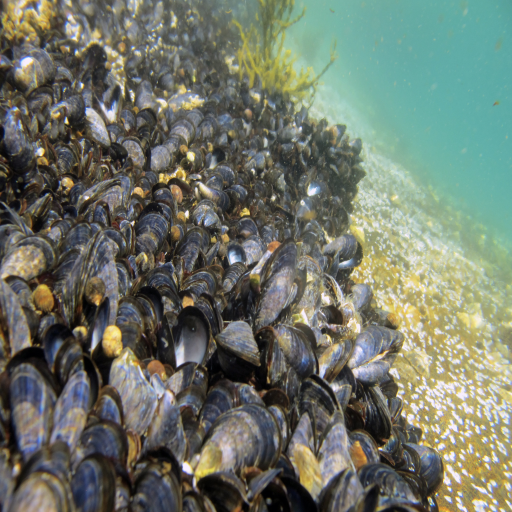
#> input picture Mytilus_original/11.png, 1024 x 1024 px, given as the content of the folder ./MytilusEtalons, which was not available (shown at 1/2 size)
$ jupyter execute hw2.ipynb   (text cells are left out)
#> lines starting #> are read from the running program, lines starting #| are printed output that depends on the picture; after the words box and inside, x2 and y2 are one past the last pixel; in counts of white or black regions, pixels touching at a corner belong together; long printed decimals are rounded; pictures that were not available may be replaced by others from this repository, and a replacement may not be noted
[cell 1]
import os
from PIL import Image
import cv2
import numpy as np
import matplotlib.pyplot as plt

class1FolderName = './Mytilus_original'
class2FolderName = './Zostera_original'

[cell 2]
# make the output images larger
plt.rcParams['figure.dpi'] = 120
plt.rcParams['savefig.dpi'] = 300

[cell 3]
def getFolderNameAndEtalonFolderName(classFolderName, print_it=False):
    folderName = classFolderName[:-9]
    etalonFolderName = folderName + 'Etalons'
    if print_it:
        print('Folder name:', folderName, '\r\nEtalon folder name:', etalonFolderName)
    return folderName, etalonFolderName

[cell 4]
def transformImagesInDirectory(folderName):
    list_of_files = os.listdir(folderName)
    targetFolderName = folderName[:-9]
    for idx, file in enumerate(list_of_files):
        image_file_name = os.path.join(folderName, file)
        img = Image.open(image_file_name)  # .convert("L")
        img = img.resize((1024, 1024))
        if not os.path.exists(targetFolderName):
            os.mkdir(targetFolderName)
        img.save(targetFolderName + '/' + str(idx) + ".png")
        # os.remove(image_file_name)

[cell 5]
def task1():
    transformImagesInDirectory(class1FolderName)
    transformImagesInDirectory(class2FolderName)
# task1()

[cell 6]
def match_image(img, template):
    w, h = template.shape[::-1]
    match_method = cv2.TM_CCOEFF_NORMED
    res = cv2.matchTemplate(img, template, match_method)
    _, maxval, _, maxloc = cv2.minMaxLoc(res)
    btm_right = (maxloc[0] + w, maxloc[1] + h)
    cv2.rectangle(img, maxloc, btm_right, 255, 2)
    return maxval

[cell 7]
def matchEtalonToEachImage(etalons, images):
    # matching_results = []
    matching_results_by_etalon = []
    for etalon_name in os.listdir(etalons):
        etalon_path = etalons + "/" + etalon_name
        # print("etalon:", etalon_path)
        img_template = cv2.imread(etalon_path, 0)
        matching_results = []
        for image_name in os.listdir(images):
            img_path = images + "/" + image_name
            # print("\t img", img_path)
            img = cv2.imread(img_path, 0)
            match_res = match_image(img, img_template)
            matching_results.append(match_res)
        matching_results_by_etalon.append(matching_results)

    averages = []

    for val in matching_results_by_etalon:
        averages.append(np.average(val))
    print("Precision:", np.average(averages) * 100)
    return averages

[cell 8]
def task2(classFolderName):
    folderName, etalonFolderName = getFolderNameAndEtalonFolderName(classFolderName)
    precisionForEachEtalonList = matchEtalonToEachImage(etalonFolderName, folderName)
    # print("Precisions for each etalon:", precisionForEachEtalonList)

print("Mytilus")
task2(class1FolderName)
#> in matchEtalonToEachImage, `img_template = cv2.imread(etalon_path, 0)`:
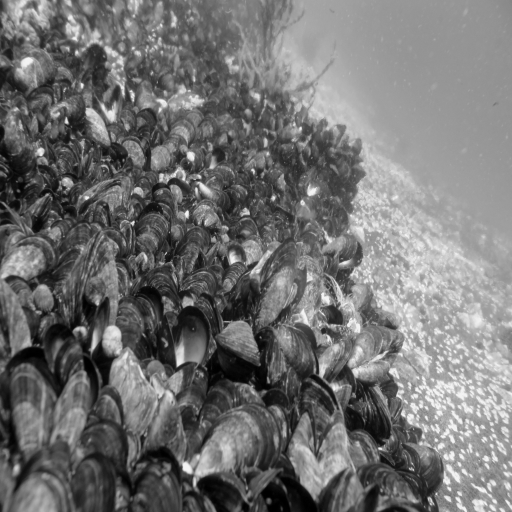
#> img_template: shape (1024, 1024) (shown at 1/2 size); min 0, max 246, mean 113.6
#> in match_image, `res = cv2.matchTemplate(img, template, match_method)`: res = [1]
#> in match_image, `_, maxval, _, maxloc = cv2.minMaxLoc(res)`: maxval = 1; maxloc = (0, 0)
#> in match_image, `btm_right = (maxloc[0] + w, maxloc[1] + h)`: btm_right = (1024, 1024)
#> in match_image, `cv2.rectangle(img, maxloc, btm_right, 255, 2)`:
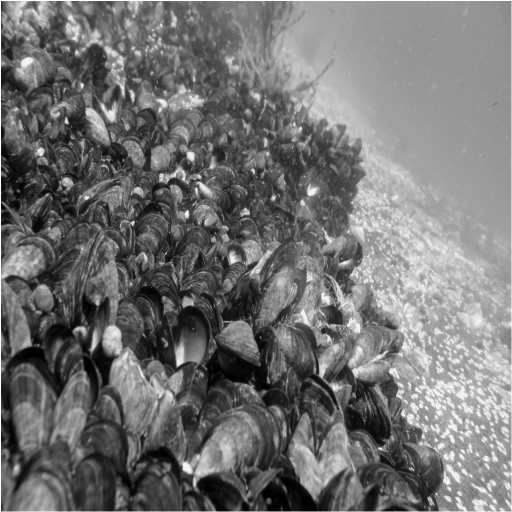
#> img: shape (1024, 1024) (shown at 1/2 size); 0.59% of pixels changed, all inside (x1, y1, x2, y2) = (0, 0, 1024, 1024)
#> in matchEtalonToEachImage, `match_res = match_image(img, img_template)`: match_res = 1
#> the loop in matchEtalonToEachImage, `for val in matching_results_by_etalon:` made 1 pass
#> after the loop in matchEtalonToEachImage, `for val in matching_results_by_etalon:`: averages = [1]
#| Precision: 100.0

print("Zostera")
task2(class2FolderName)
#> the loop in matchEtalonToEachImage (call 2), `for val in matching_results_by_etalon:` made 1 pass
#| Precision: 100.0

$ run again, on Mytilus_original/A-sock-of-blue-mussels-Mytilus-edulis-with-siphons-wide-open-as-they-filter-organic.png
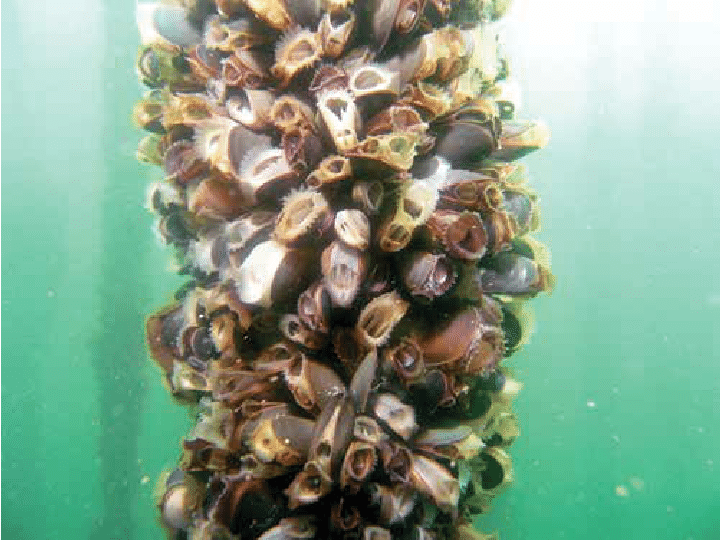
#> input picture Mytilus_original/A-sock-of-blue-mussels-Mytilus-edulis-with-siphons-wide-open-as-they-filter-organic.png, 720 x 540 px, given as the content of the folder ./MytilusEtalons, which was not available
#> in matchEtalonToEachImage, `img_template = cv2.imread(etalon_path, 0)`:
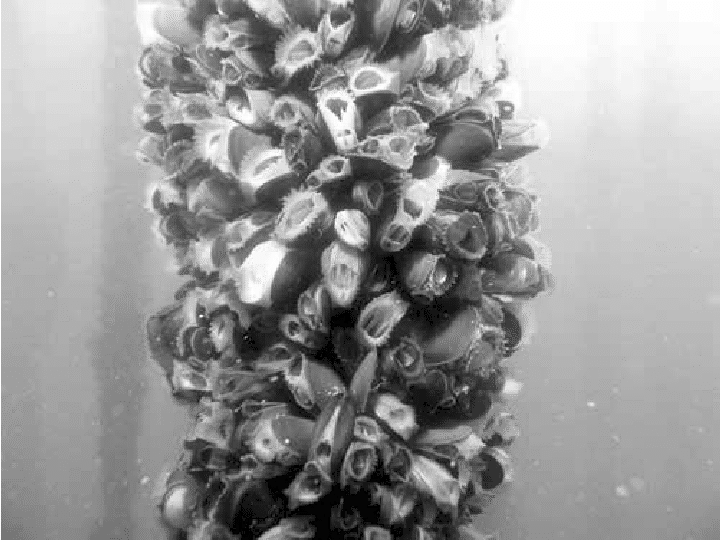
#> img_template: shape (540, 720); min 0, max 255, mean 152.6
#> res = [1]
#> maxval = 1; maxloc = (0, 0)
#> btm_right = (720, 540)
#> in match_image, `cv2.rectangle(img, maxloc, btm_right, 255, 2)`:
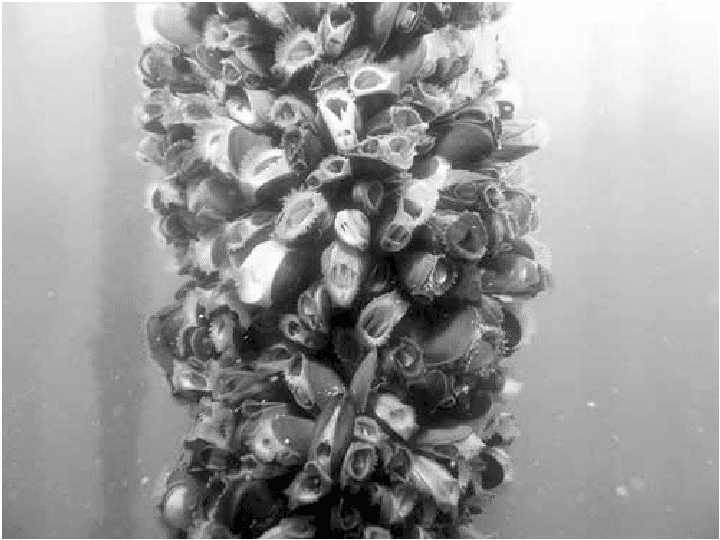
#> img: shape (540, 720); 0.79% of pixels changed, all inside (x1, y1, x2, y2) = (0, 0, 720, 540)
#> match_res = 1
#> the loop in matchEtalonToEachImage, `for val in matching_results_by_etalon:` made 1 pass
#> after the loop in matchEtalonToEachImage, `for val in matching_results_by_etalon:`: averages = [1]
#| Precision: 100.0
#> the loop in matchEtalonToEachImage (call 2), `for val in matching_results_by_etalon:` made 1 pass
#| Precision: 100.0

$ run again, on Mytilus_original/bivalve_mytilus_edulis_common_mussel_colony_14-08-10_3.jpg
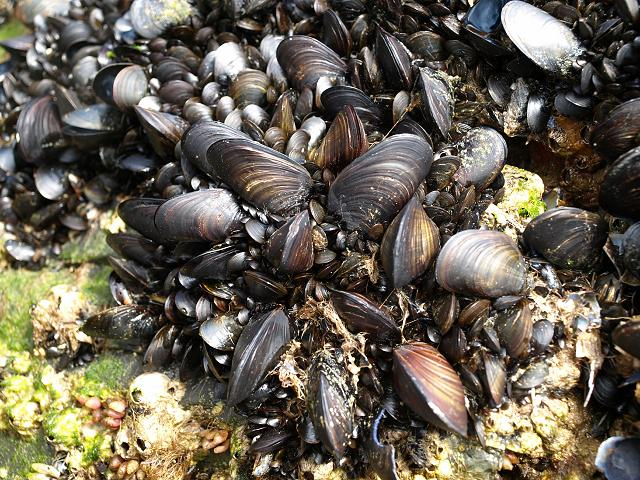
#> input picture Mytilus_original/bivalve_mytilus_edulis_common_mussel_colony_14-08-10_3.jpg, 640 x 480 px, given as the content of the folder ./MytilusEtalons, which was not available
#> in matchEtalonToEachImage, `img_template = cv2.imread(etalon_path, 0)`:
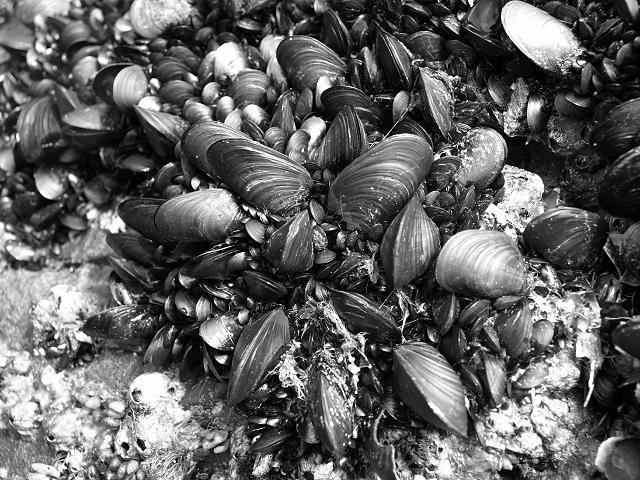
#> img_template: shape (480, 640); min 0, max 255, mean 96.6
#> res = [1]
#> maxval = 1; maxloc = (0, 0)
#> btm_right = (640, 480)
#> in match_image, `cv2.rectangle(img, maxloc, btm_right, 255, 2)`:
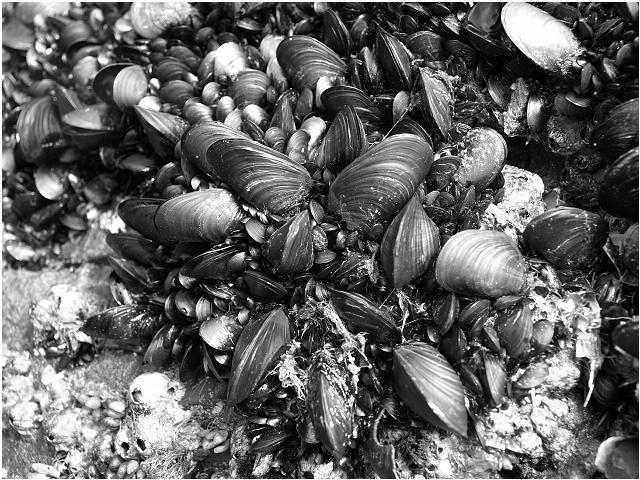
#> img: shape (480, 640); 1.08% of pixels changed, all inside (x1, y1, x2, y2) = (0, 0, 640, 480)
#> match_res = 1
#> the loop in matchEtalonToEachImage, `for val in matching_results_by_etalon:` made 1 pass
#> after the loop in matchEtalonToEachImage, `for val in matching_results_by_etalon:`: averages = [1]
#| Precision: 100.0
#> the loop in matchEtalonToEachImage (call 2), `for val in matching_results_by_etalon:` made 1 pass
#| Precision: 100.0

$ run again, on Mytilus_original/images.jfif
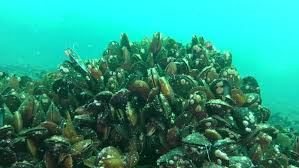
#> input picture Mytilus_original/images.jfif, 299 x 168 px, given as the content of the folder ./MytilusEtalons, which was not available
#> in matchEtalonToEachImage, `img_template = cv2.imread(etalon_path, 0)`:
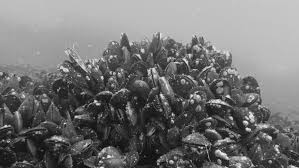
#> img_template: shape (168, 299); min 1, max 245, mean 115.8
#> res = [1]
#> maxval = 1; maxloc = (0, 0)
#> btm_right = (299, 168)
#> in match_image, `cv2.rectangle(img, maxloc, btm_right, 255, 2)`:
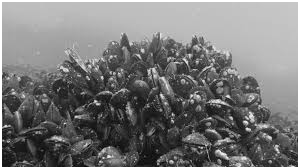
#> img: shape (168, 299); 2.77% of pixels changed, all inside (x1, y1, x2, y2) = (0, 0, 299, 168)
#> match_res = 1
#> the loop in matchEtalonToEachImage, `for val in matching_results_by_etalon:` made 1 pass
#> after the loop in matchEtalonToEachImage, `for val in matching_results_by_etalon:`: averages = [1]
#| Precision: 100.000
#> the loop in matchEtalonToEachImage (call 2), `for val in matching_results_by_etalon:` made 1 pass
#| Precision: 100.000
